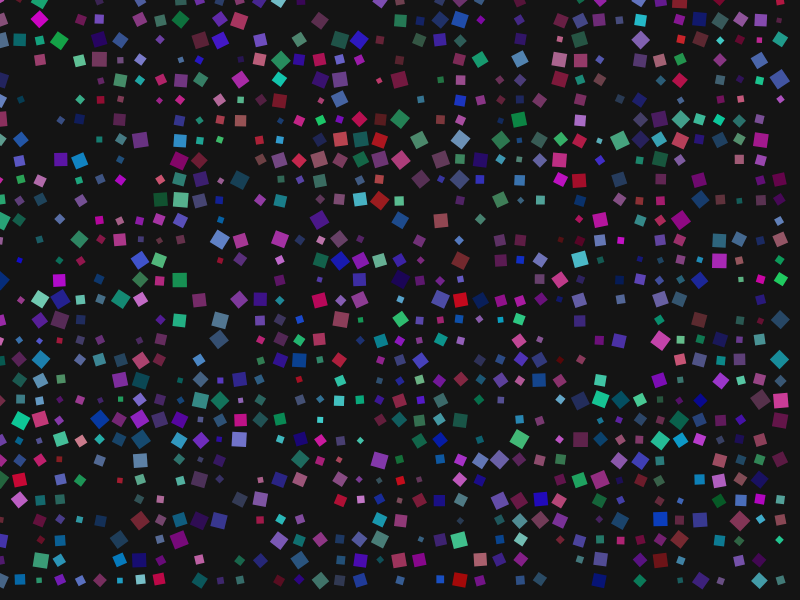
Frame 1 (no input)
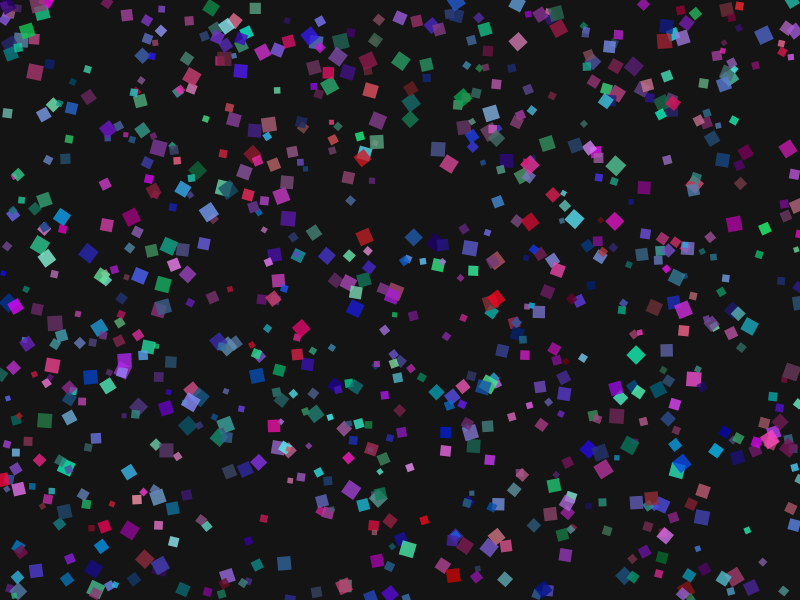
Frame 60 (no input)
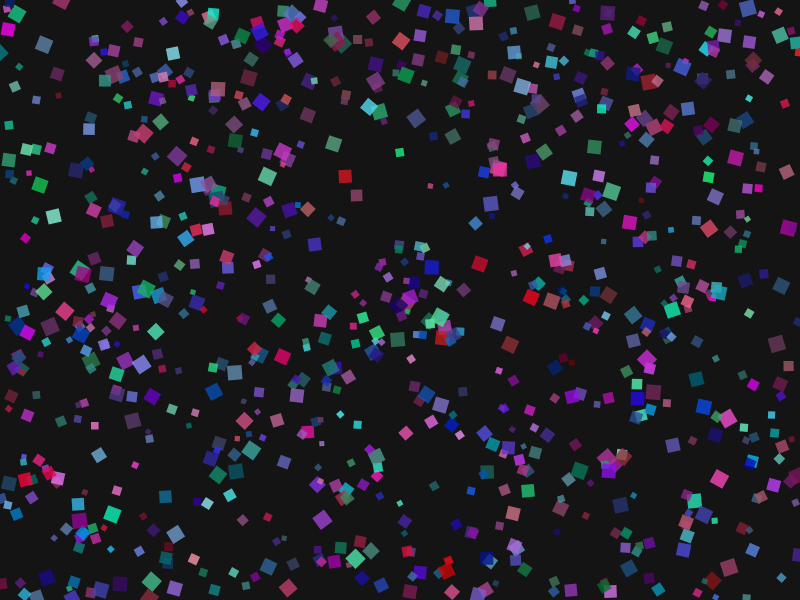
Frame 120 (the mouse pressed at the canvas centre since frame 60)

The p5.js sketch that drew these frames (run headless with seeded random() and noise() and a simulated clock; from frame 60 on, the mouse is pressed at the canvas centre):

// p5.js sketch
// ── sketch.js
let shapes = [];
let gridSize = 20;
let grid = [];
let mouseRadius = 100;

class Shape {
  constructor(x, y) {
    this.x = x;
    this.y = y;
    this.size = random(5, 15);
    this.color = color(random(100, 255), random(100, 255), random(100, 255), 200);
    this.vx = random(-1, 1);
    this.vy = random(-1, 1);
    this.rotation = random(TWO_PI);
    this.rotationSpeed = random(-0.05, 0.05);
  }

  update() {
    this.x += this.vx;
    this.y += this.vy;
    this.rotation += this.rotationSpeed;

    // Bounce off edges
    if (this.x < 0 || this.x > width) this.vx *= -1;
    if (this.y < 0 || this.y > height) this.vy *= -1;
  }

  display() {
    push();
    translate(this.x, this.y);
    rotate(this.rotation);
    fill(this.color);
    noStroke();
    rectMode(CENTER);
    rect(0, 0, this.size, this.size);
    pop();
  }

  applyForce(force) {
    this.vx += force.x * 0.1;
    this.vy += force.y * 0.1;
  }
}

function setup() {
  createCanvas(800, 600);
  colorMode(HSB, 255);

  // Initialize grid
  for (let x = 0; x < width; x += gridSize) {
    grid[x] = [];
    for (let y = 0; y < height; y += gridSize) {
      if (random() > 0.3) {
        shapes.push(new Shape(x, y));
      }
    }
  }

  noStroke();
}

function draw() {
  background(20);

  // Mouse interaction
  let mouseForce = createVector(0, 0);
  for (let shape of shapes) {
    let d = dist(shape.x, shape.y, mouseX, mouseY);
    if (d < mouseRadius) {
      let force = p5.Vector.sub(createVector(mouseX, mouseY), createVector(shape.x, shape.y));
      force.normalize();
      force.mult(map(d, 0, mouseRadius, 2, 0));
      shape.applyForce(force);
    }
    shape.update();
    shape.display();
  }

  // Add some randomness to keep it chaotic
  if (frameCount % 30 === 0) {
    for (let i = 0; i < 5; i++) {
      let x = random(width);
      let y = random(height);
      shapes.push(new Shape(x, y));
    }
  }

  // Remove old shapes to keep it performant
  if (shapes.length > 1000) {
    shapes.splice(0, 100);
  }
}
